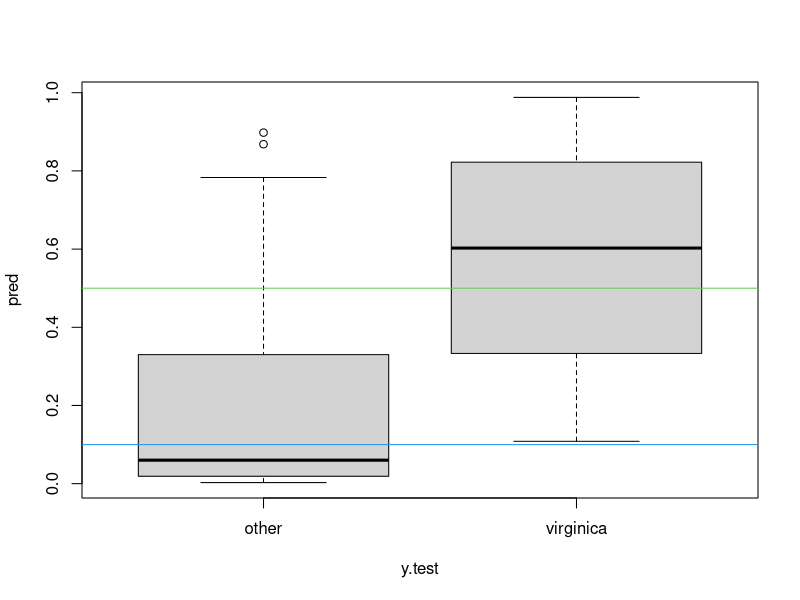
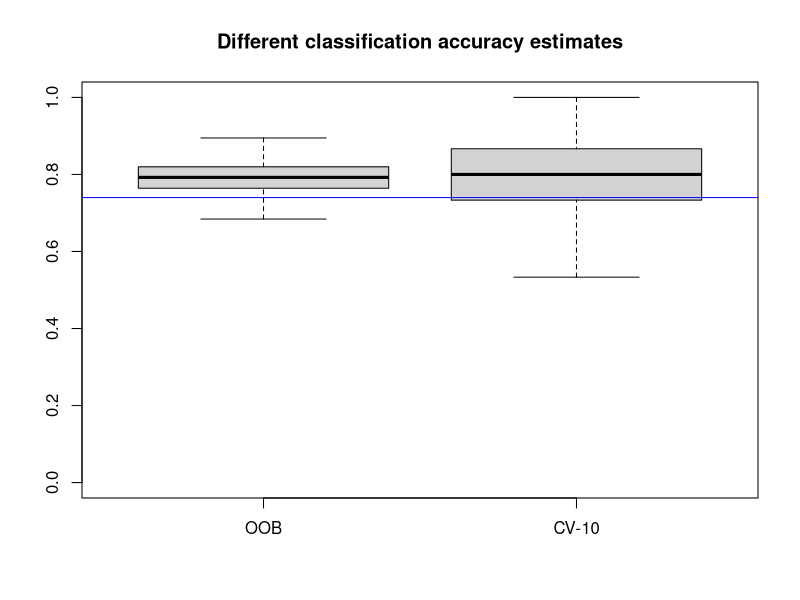

Write the R code that produced these figures, in order.

#--------------------------------------------------------------------------
#                        Logistic Regression
#--------------------------------------------------------------------------
# iris data

set.seed(4061)

n = nrow(iris)
is = sample(1:n, size=n, replace=FALSE)

# suffle data
# only Sepal information 
dat = iris[is,-c(3,4)]
head(dat)

# recode into 2-class problem:
dat$is.virginica = as.numeric(dat$Species=="virginica") 
dat$Species = NULL # "remove" this component
names(dat)

x = dat[,1:2]
y = dat$is.virginica

# split train-test data
i.train = is[1:100] 
x.train = x[i.train,]
x.test = x[-i.train,]
y.train = y[i.train]
y.test = y[-i.train]

# logistic regression
#fit model
fit = glm(is.virginica~., data=dat, subset=i.train, family=binomial(logit))

# predict from model
pred = predict(fit, newdata=dat[-i.train,], type="response")

boxplot(pred~y.test, names=c("other","virginica"))
abline(h=0.5, col=3)
abline(h=0.1, col=4)

# over all error rate
pred.y = as.numeric(pred>0.5)
tb = table(pred.y, y.test)
err.rate = 1-sum(diag(tb))/sum(tb)



# for varying cut-off (ie threshold) values, compute corresponding 
# predicted labels, and corresponding confusion matrix:
for(cut.off in seq(.1, .9, by=.1)){
	pred.y = as.numeric(pred>cut.off)
	tb = table(pred.y, y.test)
	print(1-sum(diag(tb))/sum(tb))
}


#----------------------------------------------------------------
# perform K-fold CV:

set.seed(4061)
K = 10
n = nrow(dat)

x = dat[,1:2]
y = dat$is.virginica

acc.glm =  numeric(K)

folds = cut(1:n, K, labels=FALSE)
for(k in 1:K){
	#WITHout kth dataset
	i.train = which(folds!=k)
	dat.train = dat[i.train, ]
	dat.test = dat[-i.train, ]
	y.test = y[-i.train]

	# logestic regression
	glm.o = glm(is.virginica~., data=dat.train, family=binomial(logit))

	#Predict/Test model with kth fold dataset
	glm.p = ( predict(glm.o, newdata=dat.test, type="response") > 0.5 )
	tb.glm = table(glm.p, y.test)

	#prediction accuracies
	acc.glm[k] = sum(diag(tb.glm)) / sum(tb.glm)
}	

acc.glm
# overall accurecy
mean(acc.glm)


#--------------------------------------------------------------------------
## Bootstrap --- OOB evaluation

set.seed(4061)
n = nrow(dat)

B = 100
acc.glm.oob = numeric(B)

for(b in 1:B){
	ib = sample(1:n, n, replace=TRUE)
	dat.train = dat[ib,]
	dat.test = dat[-ib,]
	y.test = y[-ib]

	#logestic regression
	glm.o = glm(is.virginica~., data=dat.train, family=binomial(logit))
	
	#Predict/Test model with kth fold dataset
	glm.p = ( predict(glm.o, newdata=dat.test, type="response") > 0.5 )
	tb.glm = table(glm.p, y.test)

	#prediction accuracies
	acc.glm.oob[b] = sum(diag(tb.glm)) / sum(tb.glm)
}

acc.glm.oob
# overall classification accuracy rate
mean(acc.glm.oob)

boxplot( acc.glm.oob, acc.glm,
	ylim=c(0,1), 
	main="Different classification accuracy estimates",
	names=c("OOB", "CV-10"))
abline(h=(1-err.rate), col="blue")



